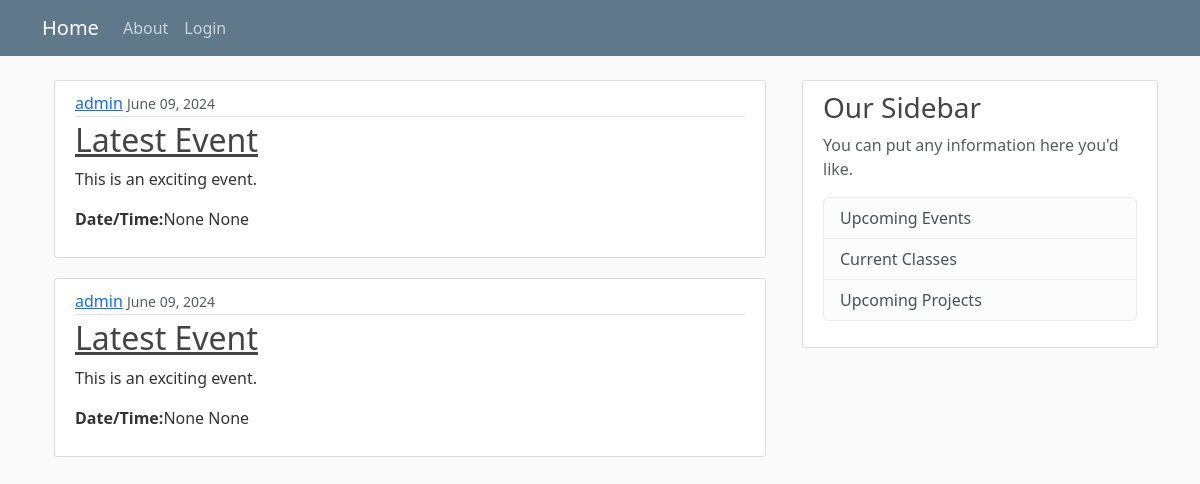
Screenshot of /event/ with the database file from the repository.
### common/models.py (models this page shows, shortened)
class Event(models.Model):
    title = models.CharField(max_length=100)
    location = models.CharField(max_length=255)
    time = models.TimeField(default=timezone.now)
    date = models.DateField(default=timezone.now)
    url = models.CharField(max_length=255, null=True, blank=True)
    date_posted = models.DateTimeField(default=timezone.now)
    summary = models.CharField(max_length=255, null=True)
    description = RichTextField(max_length=4096, null=True)
    author = models.ForeignKey(User, on_delete=models.CASCADE)

### public/views.py (the view)
# urls.py: path('event/', EventListView.as_view(), name="event-list"),
class EventListView(ListView):
    model = Event
    template_name = 'public_events/event_list.html'
    context_object_name = 'events'
    ordering = ['date_posted']

### public/templates/public_events/event_list.html (shortened to what this page needs)
{% extends "public/base.html" %}
{% block content %}
<div class="container">
    {% for event in events %}
    <article class="media content-section">
        <div class="media-body">
          <div class="article-metadata">
            <a class="mr-2" href="#">{{ event.author }}</a>
            <small class="text-muted">{{ event.date_posted|date:"F d, Y" }}</small>
          </div>
          <h2><a class="article-title" href="{% url 'public-event-detail' event.id %}">{{ event.title }}</a></h2>
          {% if crcclass.summary %}
            <p class="article-content">{{ event.summary }}</p>
          {% else %}
            <p class="article-content">{{ event.description }}</p>
          {% endif %}
          <p class="article-content"><b>Date/Time:</b>{{ event.time }} {{ event.time }}</p>
        </div>
      </article>
    {% endfor %}
</div>
{% endblock %}

### public/static/public/main.css (style rules this page uses)
body { background: #fafafa; color: #333333; margin-top: 5rem; }
h1, h2, h3, h4, h5, h6 { color: #444444; }
.content-section { background: #ffffff; padding: 10px 20px; border: 1px solid #dddddd; border-radius: 3px; margin-bottom: 20px; }
.article-title { color: #444444; }
.article-content { white-space: pre-line; }
.article-metadata { padding-bottom: 1px; margin-bottom: 4px; border-bottom: 1px solid #e3e3e3 }

### rows the page displays
Event: author "admin", date_posted "June 09, 2024", title "Latest Event", description "This is an exciting event.", time "None"
Event: author "admin", date_posted "June 09, 2024", title "Latest Event", description "This is an exciting event.", time "None"
